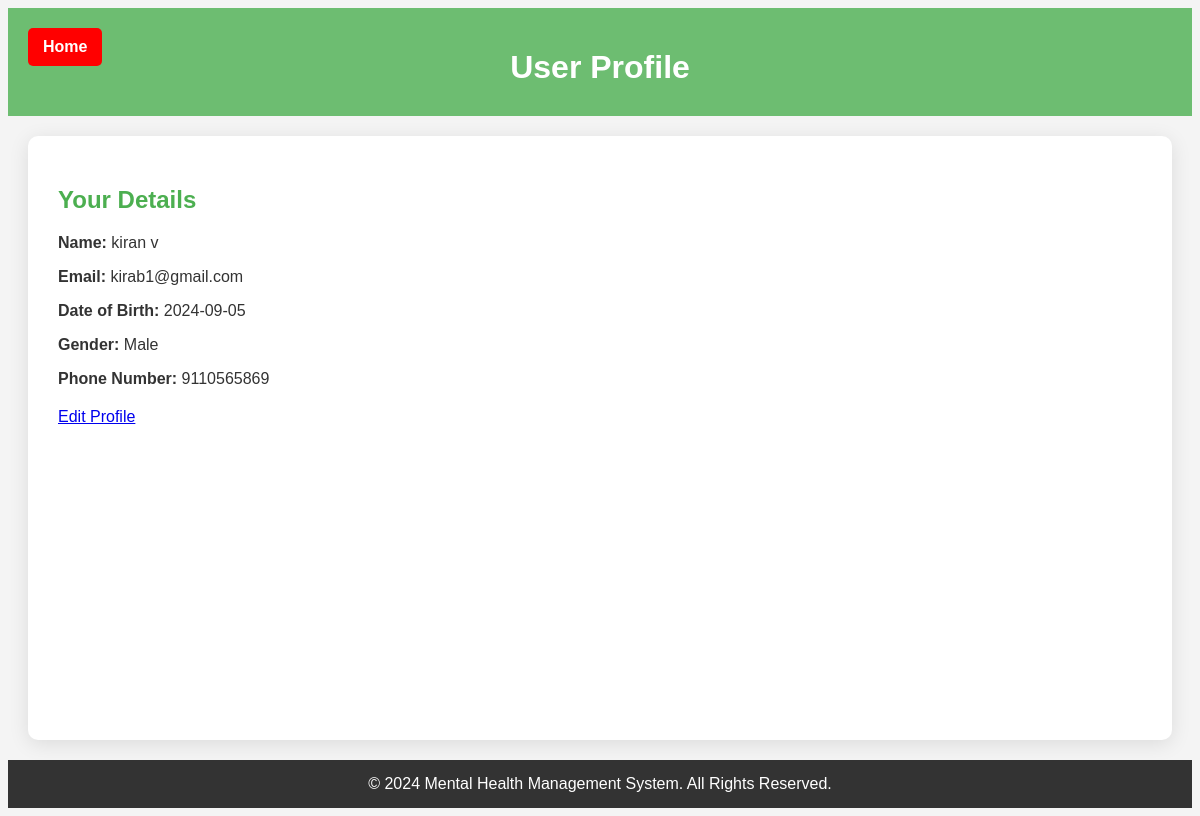
The app's page /user_profile.php (signed in) with its own data.
### tables this page shows
CREATE TABLE `users` (
  `user_id` int(11) NOT NULL,
  `username` varchar(50) NOT NULL,
  `email` varchar(100) NOT NULL,
  `password` varchar(255) NOT NULL,
  `date_of_birth` date NOT NULL,
  `gender` enum('Male','Female','Other') NOT NULL,
  `phone_number` varchar(15) NOT NULL,
  `created_at` timestamp NOT NULL DEFAULT current_timestamp()
);

### user_profile.php (the view, shortened to what this page needs)
<?php
include 'db.php';
$user_id = $_SESSION['user_id'];
$stmt = $conn->prepare("SELECT username, email, date_of_birth, gender, phone_number FROM users WHERE user_id = ?");
$stmt->bind_param("i", $user_id);
$stmt->execute();
$result = $stmt->get_result();
if ($result->num_rows > 0) {
    $userData = $result->fetch_assoc();
} else {
    $error = "User not found.";
}
?>
<!DOCTYPE html>
<html lang="en">
<head>
</head>
<body>
    <header>
        <a href="users_menu.php" class="home-button">Home</a>
        <h1>User Profile</h1>
    </header>
    <main>
        <h2>Your Details</h2>
        <div class="user-details">
            <?php if (isset($error)): ?>
                <p style="color: #dc3545;"><?= htmlspecialchars($error) ?></p>
            <?php else: ?>
                <p><label>Name:</label> <?= htmlspecialchars($userData['username']) ?></p>
                <p><label>Email:</label> <?= htmlspecialchars($userData['email']) ?></p>
                <p><label>Date of Birth:</label> <?= htmlspecialchars($userData['date_of_birth']) ?></p>
                <p><label>Gender:</label> <?= htmlspecialchars($userData['gender']) ?></p>
                <p><label>Phone Number:</label> <?= htmlspecialchars($userData['phone_number']) ?></p>
            <?php endif; ?>
        </div>
        <a href="edit_profile.php">Edit Profile</a>
    </main>
    <footer>
        <p>&copy; 2024 Mental Health Management System. All Rights Reserved.</p>
    </footer>
</body>
</html>

### user_profile.php (style rules this page uses)
body { font-family: Arial, sans-serif; background-color: #f4f4f4; color: #333; display: flex; flex-direction: column; min-height: 100vh; }
header { background-color: rgba(76, 175, 80, 0.8); padding: 20px; color: white; text-align: center; position: relative; }
h1 { margin-bottom: 10px; }
.home-button { background-color: red; color: white; padding: 10px 15px; border: none; border-radius: 5px; cursor: pointer; text-decoration: none; font-weight: bold; position: absolute; top: 20px; left: 20px; }
main { flex: 1; padding: 30px; background-color: white; box-shadow: 0 4px 20px rgba(0, 0, 0, 0.1); margin: 20px; border-radius: 10px; }
h2 { color: #4CAF50; margin-bottom: 20px; }
.user-details { margin-bottom: 20px; }
.user-details label { font-weight: bold; }
footer { background-color: #333; color: white; text-align: center; padding: 15px 0; }
footer p { margin: 0; }

### records on screen
users: username "kiran v", email "kirab1@gmail.com", date_of_birth "2024-09-05", gender "Male", phone_number "9110565869"
